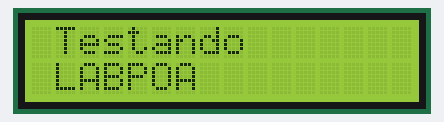
This sketch was run on a simulated Arduino Uno, built with avr-gcc and run on an emulated ATmega328P. Shown: 16×2 character LCD.

Above: at 0.1 s.

The sketch:

Teste_LCD.ino
```cpp
#include <Wire.h> // Biblioteca utilizada para fazer a comunicação com o I2C
#include <LiquidCrystal_I2C.h> // Biblioteca utilizada para fazer a comunicação com o display 20x4

#define col 16
#define lin  2
#define ende  0x3F

LiquidCrystal_I2C lcd(0x27,16,2);

void setup()
{
  lcd.init();
  lcd.backlight();
  lcd.clear();
}
void loop()
{
  lcd.setCursor(1,0);
  lcd.print("Testando ");
  lcd.setCursor(1, 1);
  lcd.print("LABPOA");
  lcd.setCursor(1,2);
  delay(3000);
  lcd.clear();
}
```
